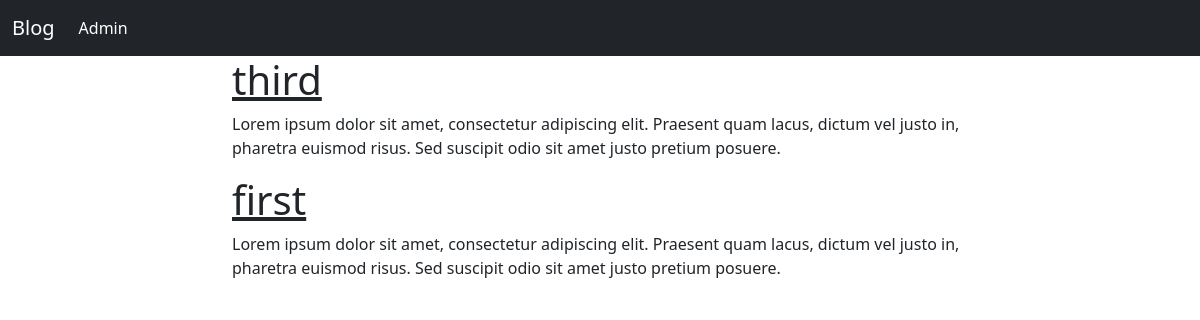
Screenshot of /blog/ with the database file from the repository.
### blog/models.py (models this page shows, shortened)
class Post(models.Model):
    class NewManager(models.Manager):
        def get_queryset(self):
            return super().get_queryset() .filter(status='published')
    options = (
        ('draft', 'Draft'),
        ('published', 'Published'),
    )
    title = models.CharField(max_length=250)
    excerpt = models.TextField(null=True)
    slug = models.SlugField(max_length=250, unique_for_date='publish')
    publish = models.DateTimeField(default=timezone.now)
    author = models.ForeignKey(
        User, on_delete=models.CASCADE, related_name='blog_posts')
    content = models.TextField()
    status = models.CharField(max_length=10, choices=options, default='draft')
    objects = models.Manager()
    newmanager = NewManager()
    def get_absolute_url(self):
        return reverse('blog:post_single', args=[self.slug])
    class Meta:
        ordering = ('-publish',)

### blog/views.py (the view)
# urls.py: path('', views.home, name='homepage'),
def home(request):
    all_posts = Post.newmanager.all()
    return render(request, 'index.html', {'posts': all_posts})

### blog/templates/index.html
{% extends 'base.html' %} {% block content %}
<div class="container">
  <div class="row justify-content-md-center">
    <div class="col-md-8">
      {% for post in posts %}
      <div class="col-12">
        <h1>
          <a class="text-dark" href="{{post.get_absolute_url}}"
            >{{post.title}}</a
          >
        </h1>
      </div>
      <div class="col-12"><p>{{post.excerpt}}</p></div>
      {% endfor %}
    </div>
  </div>
</div>
{% endblock content %}

### blog/templates/base.html (shortened to what this page needs)
<!DOCTYPE html>
<html lang="en">
  <head>
    <link
      href="https://cdn.jsdelivr.net/npm/bootstrap@5.0.0-beta1/dist/css/bootstrap.min.css"
      rel="stylesheet"
    />
  </head>
  <body>
    <nav class="navbar navbar-expand-lg navbar-dark bg-dark">
      <div class="container-fluid">
        <a class="navbar-brand" href="http://127.0.0.1:8000/blog">Blog</a>
        <div class="collapse navbar-collapse" id="navbarSupportedContent">
          <ul class="navbar-nav me-auto mb-2 mb-lg-0">
            <li class="nav-item">
              <a
                class="nav-link active"
                aria-current="page"
                href="http://127.0.0.1:8000/admin"
                >Admin</a
              >
            </li>
          </ul>
        </div>
      </div>
    </nav>
    {% block content %} {% endblock content %}
  </body>
</html>

### rows the page displays
Post: title "third", excerpt "Lorem ipsum dolor sit amet, consectetur adipiscing elit. Praesent quam lacus, dictum vel justo in, pharetra euismod risus. Sed suscipit odio sit amet justo pretium posuere."
Post: title "first", excerpt "Lorem ipsum dolor sit amet, consectetur adipiscing elit. Praesent quam lacus, dictum vel justo in, pharetra euismod risus. Sed suscipit odio sit amet justo pretium posuere."
